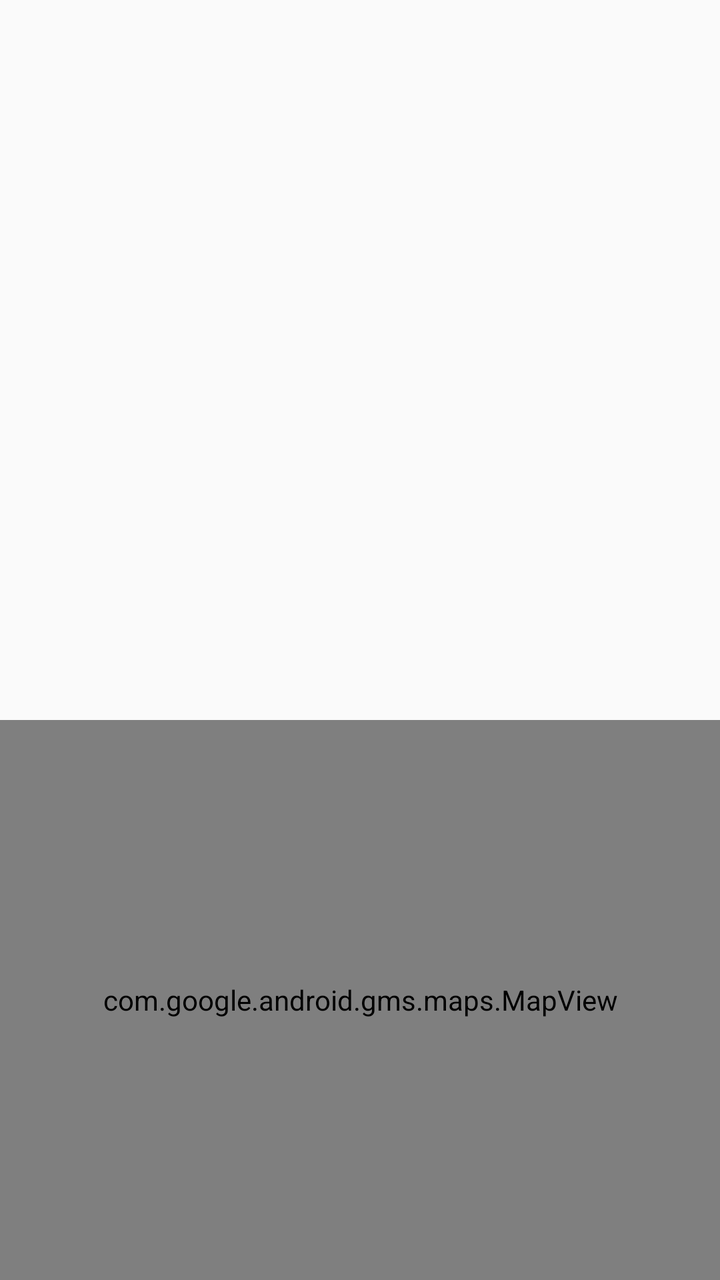
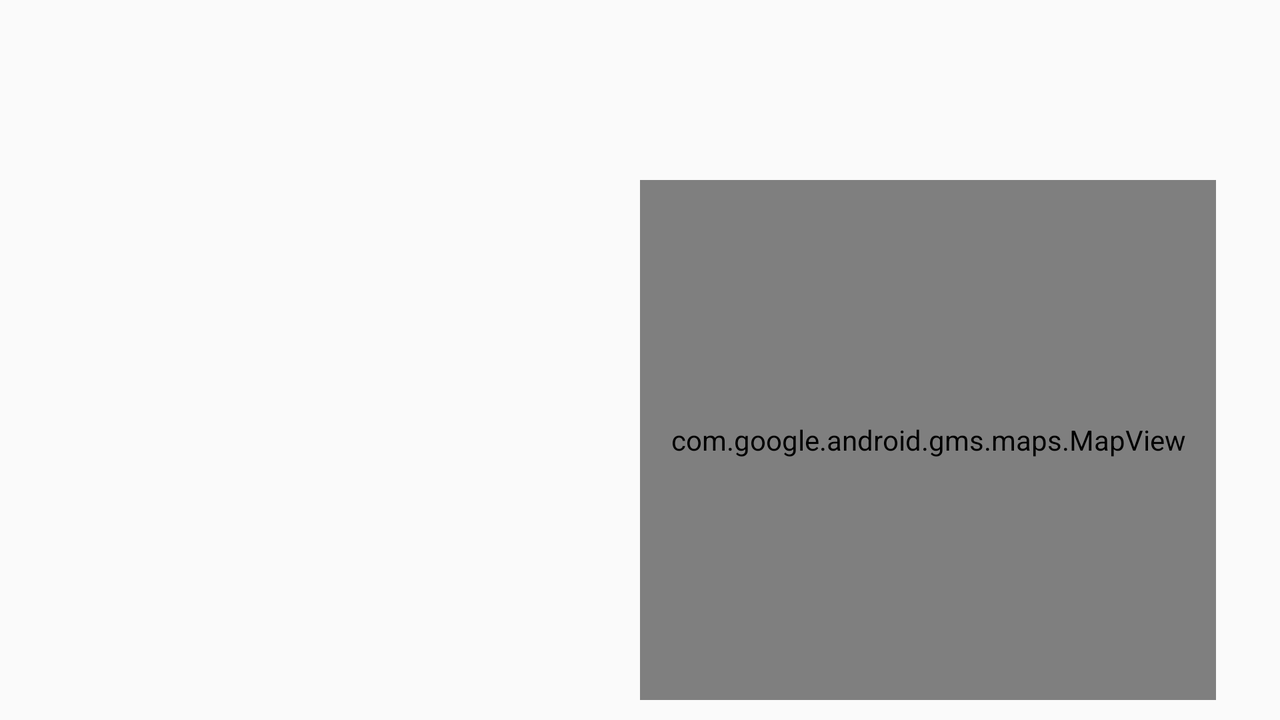

One screen, two layout resources from the same app: the default and the repository's alternative for another configuration. Each is rendered where Android would select it; the XML of both is given below.
<!-- AndroidManifest.xml: application theme AppTheme -->
<!-- res/layout/fragment_active_request.xml -->
<?xml version="1.0" encoding="utf-8"?>
<RelativeLayout xmlns:android="http://schemas.android.com/apk/res/android"
    xmlns:app="http://schemas.android.com/apk/res-auto"
    xmlns:tools="http://schemas.android.com/tools"
    android:layout_width="match_parent"
    android:layout_height="match_parent"
    android:background="@drawable/background_gradient">

    <LinearLayout
        xmlns:android="http://schemas.android.com/apk/res/android"
        android:layout_width="match_parent"
        android:layout_height="wrap_content"
        android:orientation="vertical"
        android:weightSum="100"
        android:id="@+id/linear_layout">

        <androidx.recyclerview.widget.RecyclerView
            android:id="@+id/recyler_view_active_customer_request"
            android:layout_width="match_parent"
            android:layout_height="260dp"
            android:layout_weight="0"
            android:layout_marginTop="100dp"
            android:layout_alignParentBottom="true"
            android:layout_marginHorizontal="16dp"/>

        <RelativeLayout
            android:layout_width="match_parent"
            android:layout_height="match_parent"
            android:id="@+id/map_container">

            <com.google.android.gms.maps.MapView
                xmlns:android="http://schemas.android.com/apk/res/android"
                android:layout_width="match_parent"
                android:layout_height="match_parent"
                android:id="@+id/active_request_map"/>

        </RelativeLayout>

    </LinearLayout>



</RelativeLayout>
<!-- resources referenced by this layout -->
<resources>
  <style name="AppTheme" parent="Theme.AppCompat.Light.NoActionBar">
          <item name="colorPrimary">@color/light_green</item>
          <item name="colorPrimaryDark">@color/colorPrimaryDark</item>
          <item name="colorAccent">@color/colorAccent</item>
      </style>
  <color name="light_green">#23AF4E</color>
  <color name="colorPrimaryDark">#00305c</color>
  <color name="colorAccent">#DCA000</color>
  
      // Global Colours
</resources>
<!-- res/layout-land/fragment_active_request.xml (the repository's variant of the layout above) -->
<!-- drawn on the phone turned sideways -->
<?xml version="1.0" encoding="utf-8"?>
<RelativeLayout xmlns:android="http://schemas.android.com/apk/res/android"
    xmlns:app="http://schemas.android.com/apk/res-auto"
    xmlns:tools="http://schemas.android.com/tools"
    android:layout_width="match_parent"
    android:layout_height="match_parent"
    android:background="@drawable/background_gradient">

    <LinearLayout
        android:layout_width="match_parent"
        android:layout_height="match_parent"
        android:orientation="horizontal"
        android:weightSum="100"
        android:id="@+id/linear_layout">

        <androidx.recyclerview.widget.RecyclerView
            android:id="@+id/recyler_view_active_customer_request"
            android:layout_width="match_parent"
            android:layout_height="280dp"
            android:layout_marginHorizontal="16dp"
            android:layout_marginTop="320dp"
            android:layout_marginBottom="10dp"
            android:layout_weight="50" />

        <androidx.constraintlayout.widget.ConstraintLayout
            android:id="@+id/map_container"
            android:layout_width="match_parent"
            android:layout_height="match_parent"
            android:layout_weight="50">

            <com.google.android.gms.maps.MapView
                android:id="@+id/active_request_map"
                android:layout_width="288dp"
                android:layout_height="260dp"
                android:layout_marginBottom="10dp"
                app:layout_constraintBottom_toBottomOf="parent"
                app:layout_constraintStart_toStartOf="parent" />

        </androidx.constraintlayout.widget.ConstraintLayout>

    </LinearLayout>



</RelativeLayout>
